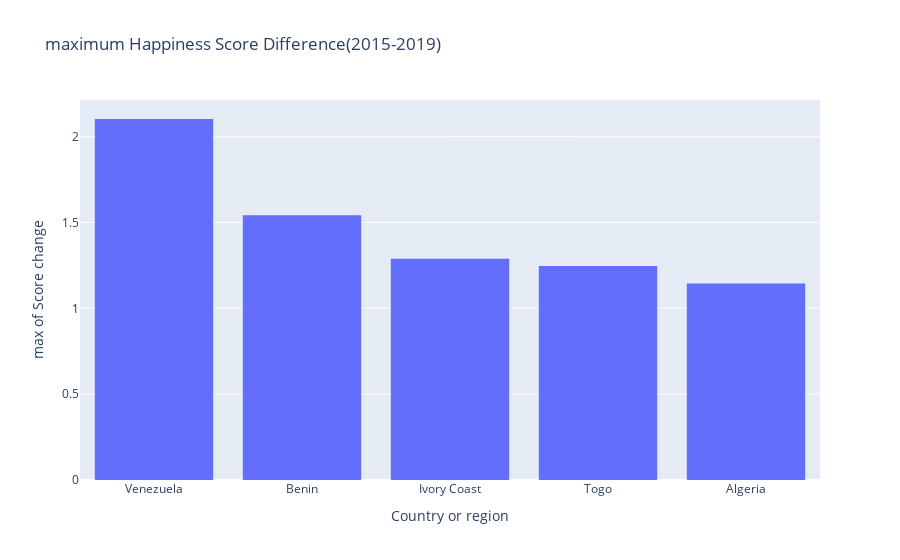

The code cell stored with this chart in its notebook:
### Code cell
fig = px.histogram(df, x=overall_Happiness_df["Country"].head(5), y=overall_Happiness_df["Difference in Score"].head(5),
                   labels={'x':'Country or region', "y":"Score change"},
                   histfunc='max',
                  title="maximum Happiness Score Difference(2015-2019)")
fig.show()

### Figure 1 — Plotly figure (JSON) as saved in the notebook; plotly's stock layout.template omitted (floating-point values rounded to 4 significant figures)
{"data": [{"alignmentgroup": "True", "bingroup": "x", "histfunc": "max", "hovertemplate": "Country or region=%{x}<br>max of Score change=%{y}<extra></extra>", "legendgroup": "", "marker": {"color": "#636efa", "pattern": {"shape": ""}}, "name": "", "offsetgroup": "", "orientation": "v", "showlegend": false, "type": "histogram", "x": ["Venezuela", "Benin", "Ivory Coast", "Togo", "Algeria"], "xaxis": "x", "y": [2.103, 1.543, 1.289, 1.246, 1.144], "yaxis": "y"}], "layout": {"autosize": true, "barmode": "relative", "legend": {"tracegroupgap": 0}, "title": {"text": "maximum Happiness Score Difference(2015-2019)"}, "xaxis": {"anchor": "y", "autorange": true, "domain": [0, 1], "range": [-0.5, 4.5], "title": {"text": "Country or region"}, "type": "category"}, "yaxis": {"anchor": "x", "autorange": true, "domain": [0, 1], "range": [0, 2.214], "title": {"text": "max of Score change"}, "type": "linear"}}}
